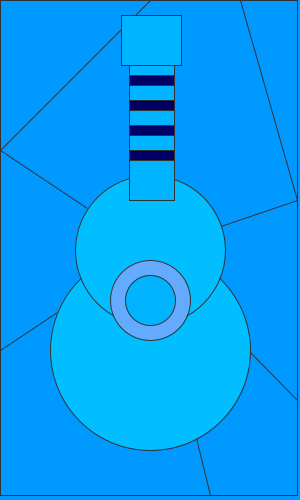
Frame 1 (no input)
Frame 60 (the mouse pressed at the canvas centre just before this capture): identical to frame 1, image omitted
Frame 120 (the mouse held since frame 60 and released just before this capture): identical to frame 1, image omitted

The Processing sketch that drew this single still picture (run headless with seeded random() and noise(); from frame 60 on, the mouse is pressed at the canvas centre):

// Processing sketch: dibujo
// ── dibujo.pde
  
void setup() {
  size(300, 500);
  draw();
}

// Although empty here, draw() is needed so
// the sketch can process user input events
// (mouse presses in this case).
void draw() {
  // Sets the screen to be 640 pixels wide and 360 pixels high


// Set the background to black and turn off the fill color
background(0);
noFill();
background(0, 153, 255);
stroke(50,50,50);
rect(width*0, height*0, width * 0.99, height *0.99);
line(width*0, height*0.30, width * 0.50, height *0);
line(width*0.80, height*0, width * 0.99, height *0.40);
line(width*0, height*0.70, width * 0.50, height *0.50);
line(width * 0.50, height *0.50, width*0, height*0.30);
line(width * 0.50, height *0.50, width * 0.99, height *0.40);
line(width * 0.50, height *0.50, width * 0.99, height *0.80);
line(width * 0.50, height *0.50, width * 0.70, height *0.99);

fill(0, 190, 255);
ellipse(width * 0.50, height *0.70, 200, 200);
ellipse(width * 0.50, height *0.50, 150, 150);
fill(100, 170, 255);
ellipse(width * 0.50, height *0.60, 80, 80);
fill(0, 180, 255);
ellipse(width * 0.50, height *0.60, 50, 50);

rect(width*0.43, height*0.10, width * 0.15, height *0.30);
rect(width*0.405, height*0.03, width * 0.20, height *0.10);
fill(0, 0, 100);
rect(width*0.43, height*0.15, width * 0.15, height *0.02);
rect(width*0.43, height*0.20, width * 0.15, height *0.02);
rect(width*0.43, height*0.25, width * 0.15, height *0.02);
rect(width*0.43, height*0.30, width * 0.15, height *0.02);


}

void mousePressed() {
 
}
